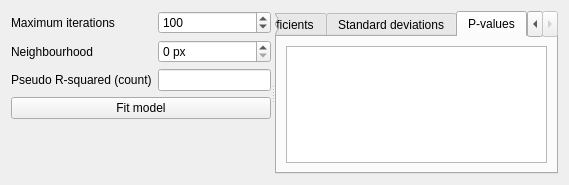
<?xml version="1.0" encoding="UTF-8"?>
<ui version="4.0">
 <class>Widget</class>
 <widget class="QWidget" name="Widget">
  <property name="geometry">
   <rect>
    <x>0</x>
    <y>0</y>
    <width>569</width>
    <height>185</height>
   </rect>
  </property>
  <property name="windowTitle">
   <string/>
  </property>
  <layout class="QVBoxLayout" name="verticalLayout">
   <item>
    <widget class="QSplitter" name="splitter">
     <property name="orientation">
      <enum>Qt::Horizontal</enum>
     </property>
     <widget class="QWidget" name="layoutWidget">
      <layout class="QGridLayout" name="gridLayout">
       <item row="1" column="0">
        <widget class="QLabel" name="label">
         <property name="text">
          <string>Neighbourhood</string>
         </property>
        </widget>
       </item>
       <item row="2" column="0">
        <widget class="QLabel" name="label_2">
         <property name="text">
          <string>Pseudo R-squared (count)</string>
         </property>
        </widget>
       </item>
       <item row="2" column="1">
        <widget class="QLineEdit" name="lePseudoR"/>
       </item>
       <item row="1" column="1">
        <widget class="QSpinBox" name="spnNeighbourhood">
         <property name="suffix">
          <string> px</string>
         </property>
        </widget>
       </item>
       <item row="3" column="0" colspan="2">
        <widget class="QPushButton" name="btnFitModel">
         <property name="text">
          <string>Fit model</string>
         </property>
        </widget>
       </item>
       <item row="4" column="0" colspan="2">
        <spacer name="verticalSpacer">
         <property name="orientation">
          <enum>Qt::Vertical</enum>
         </property>
         <property name="sizeHint" stdset="0">
          <size>
           <width>20</width>
           <height>40</height>
          </size>
         </property>
        </spacer>
       </item>
       <item row="0" column="1">
        <widget class="QSpinBox" name="spnMaxIterations">
         <property name="minimum">
          <number>1</number>
         </property>
         <property name="maximum">
          <number>10000</number>
         </property>
         <property name="singleStep">
          <number>10</number>
         </property>
         <property name="value">
          <number>100</number>
         </property>
        </widget>
       </item>
       <item row="0" column="0">
        <widget class="QLabel" name="label_3">
         <property name="text">
          <string>Maximum iterations</string>
         </property>
        </widget>
       </item>
      </layout>
     </widget>
     <widget class="QTabWidget" name="tabLRResults">
      <property name="currentIndex">
       <number>2</number>
      </property>
      <widget class="QWidget" name="tab">
       <attribute name="title">
        <string>Coefficients</string>
       </attribute>
       <layout class="QHBoxLayout" name="horizontalLayout">
        <item>
         <widget class="MolusceTableWidget" name="tblCoefficients"/>
        </item>
       </layout>
      </widget>
      <widget class="QWidget" name="tab_2">
       <attribute name="title">
        <string>Standard deviations</string>
       </attribute>
       <layout class="QVBoxLayout" name="verticalLayout_2">
        <item>
         <widget class="MolusceTableWidget" name="tblStdDev"/>
        </item>
       </layout>
      </widget>
      <widget class="QWidget" name="tab_3">
       <attribute name="title">
        <string>P-values</string>
       </attribute>
       <layout class="QVBoxLayout" name="verticalLayout_3">
        <item>
         <widget class="MolusceTableWidget" name="tblPValues"/>
        </item>
       </layout>
      </widget>
     </widget>
    </widget>
   </item>
  </layout>
 </widget>
 <customwidgets>
  <customwidget>
   <class>MolusceTableWidget</class>
   <extends>QTableWidget</extends>
   <header>molusce.moluscetablewidget</header>
  </customwidget>
 </customwidgets>
 <resources/>
 <connections/>
</ui>
